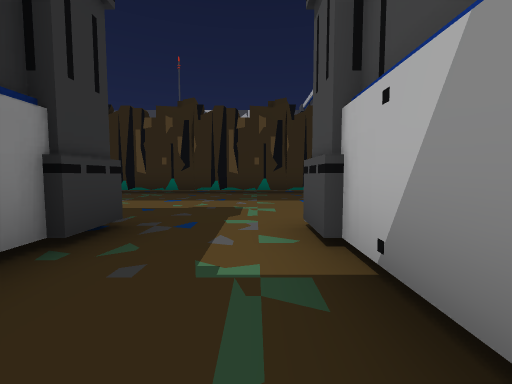
View 1 (above)

17 first-person views from a walk through a 3-D level made in the Godot game engine. The camera is 1.2 m above the floor, tilts 4° down and sees 90° across. The floor is counted in squares, 2 m on a side. Each view is taken from the middle of a square. On the plan, view 1 faces up. The plan holds only what a view shows up to about 9 squares ahead; the rest is blank. The place goes on beyond the plan. Characters and animated objects are not drawn. Door leaves are left out where a doorway can be walked through.

View 2
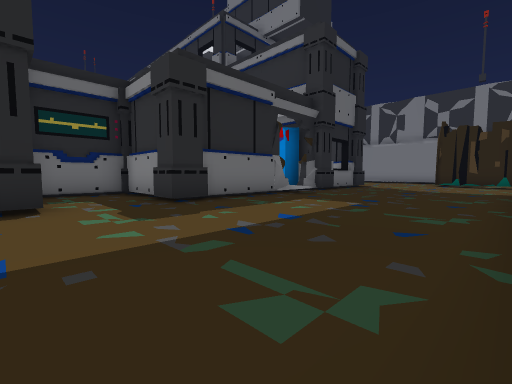

View 3
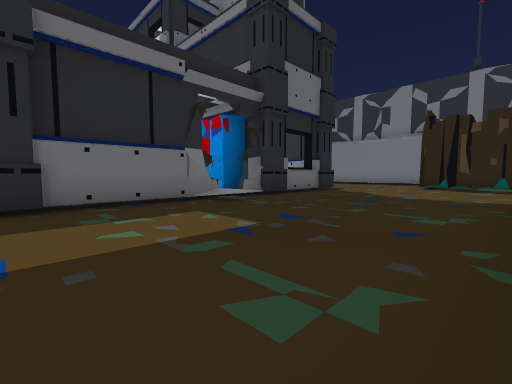

View 4
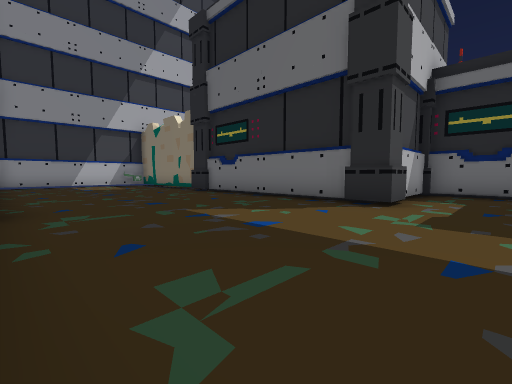

View 5
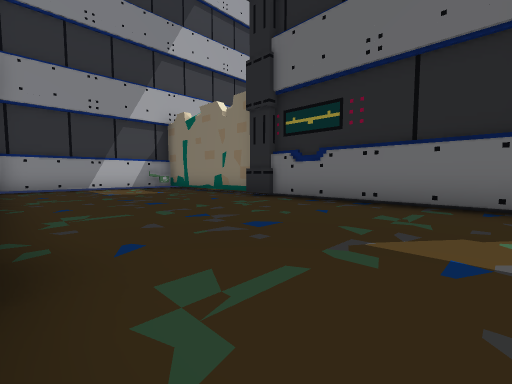

View 6
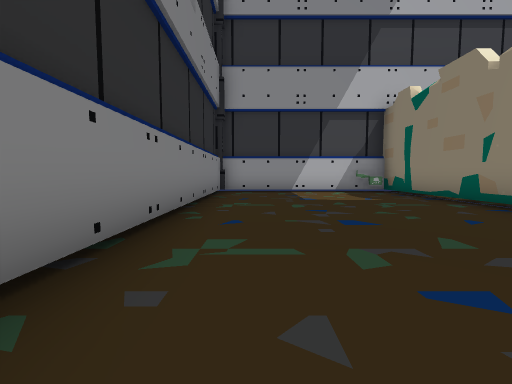

View 7
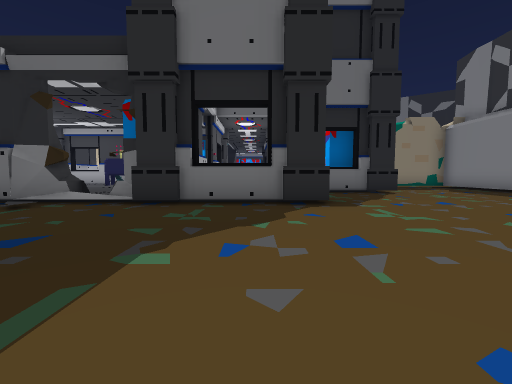

View 8
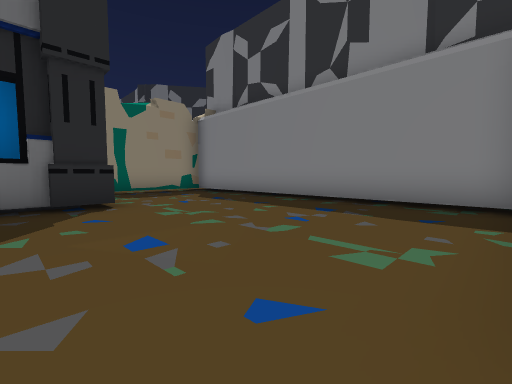

View 9
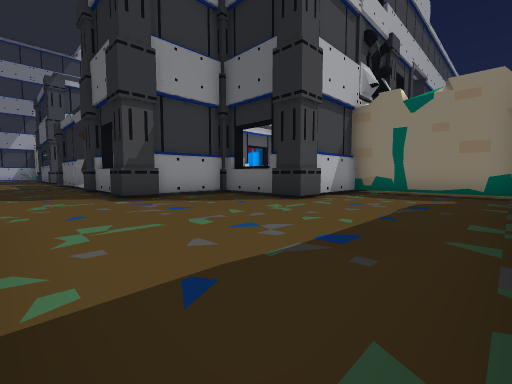

View 10
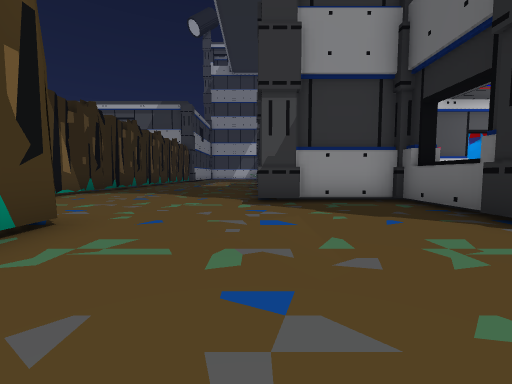

View 11
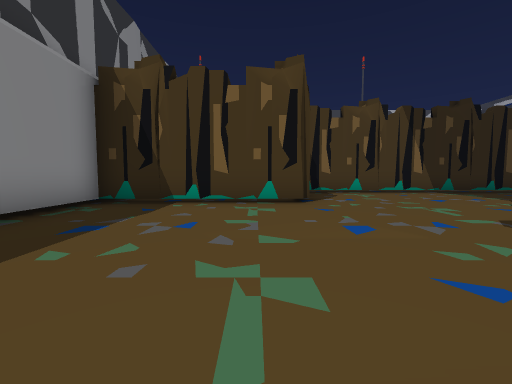

View 12
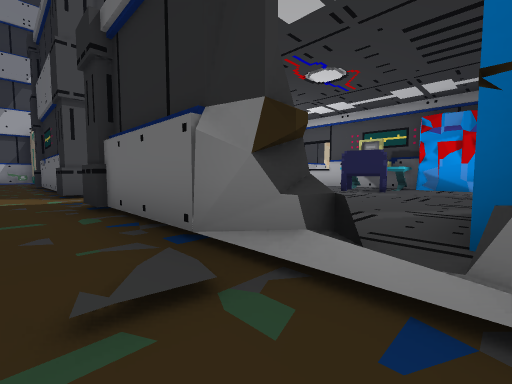

View 13
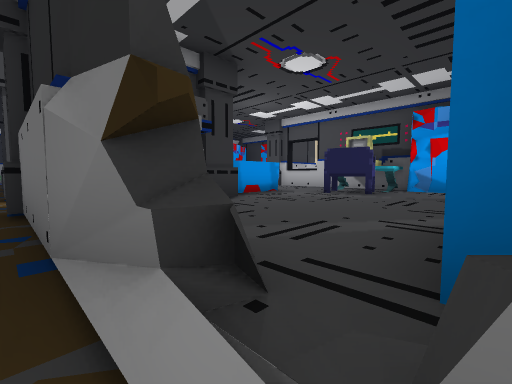

View 14
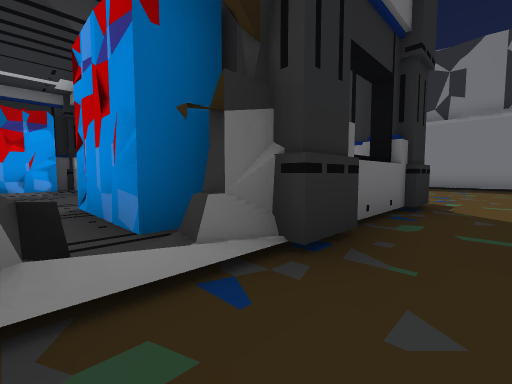

View 15
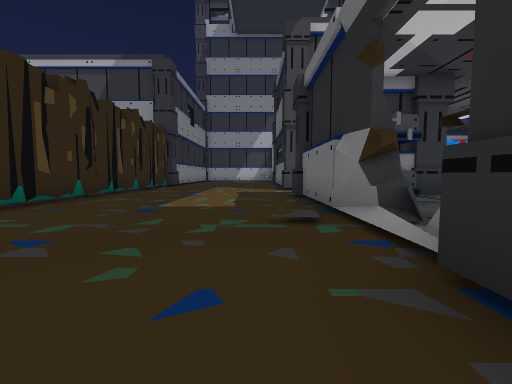

View 16
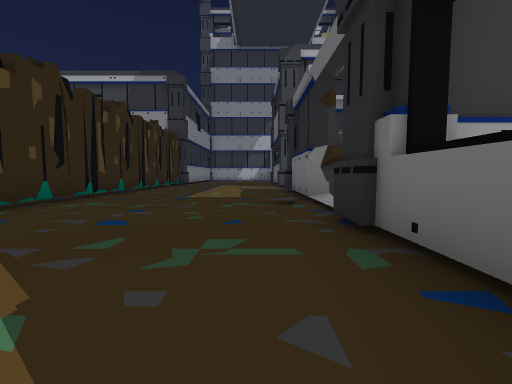

View 17
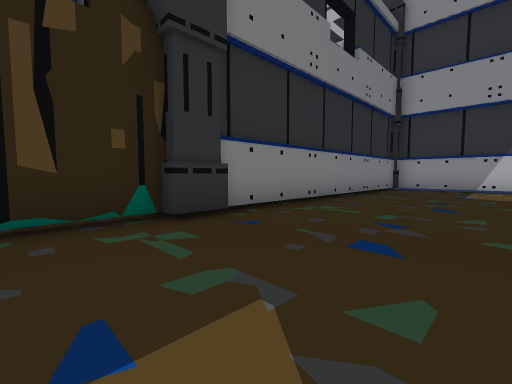

### Floor plan
Ten units are one square. View 1 is at (0, 0); x grows to the right and y downward. Boxes are objects, and circles mark ways between rooms. Rooms are numbered by the first view taken in them; rooms with no view inside come last. Other rooms are left out.
<svg viewBox="-188 -88 320 127">
<path fill="none" stroke="#000" d="M-15 2 5 2M-56 -28 -24 -28M-58 -23 -56 -26 -50 -28M-17 -21 -17 -5M-76 -26 -71 -25M-78 -18 -68 -18M14 -28 65 -28M7 -6 7 -21M-105 -28 -84 -28M-113 -5 -113 -21M36 -83 -132 -83M-138 -53 -183 -53 -183 25M-136 2 -115 2M-139 -80 -139 -70M76 -28 127 -28 127 -83 44 -83M-180 34 -143 34 -143 10"/>
<rect x="-25" y="-5" width="10" height="10" fill="#bbb"><title>pillar</title></rect>
<rect x="-145" y="-5" width="10" height="10" fill="#bbb"><title>pillar</title></rect>
<rect x="-115" y="-5" width="10" height="10" fill="#bbb"><title>pillar</title></rect>
<rect x="-115" y="-35" width="10" height="10" fill="#bbb"><title>pillar</title></rect>
<rect x="-85" y="-35" width="10" height="10" fill="#bbb"><title>pillar</title></rect>
<rect x="-25" y="-35" width="10" height="10" fill="#bbb"><title>pillar</title></rect>
<rect x="5" y="-35" width="10" height="10" fill="#bbb"><title>pillar</title></rect>
<rect x="65" y="-35" width="10" height="10" fill="#bbb"><title>pillar</title></rect>
<rect x="115" y="-35" width="10" height="10" fill="#bbb"><title>other object</title></rect>
<circle cx="-5" cy="-15" r="3" fill="#2a7"/>
<text x="-10" y="0">1</text>
<text x="-40" y="-40">2</text>
</svg>
Room 1 opens to room 2.

Where each view was taken, in squares from view 1:
view 1: 0 up, 0 right, facing up
view 2: 8 up, 1 right, facing down-left
view 3: 8 up, 2 left, facing down-left
view 4: 8 up, 1 left, facing down-right
view 5: 8 up, 2 right, facing down-right
view 6: 7 up, 4 right, facing right
view 7: 8 up, 10 left, facing down
view 8: 5 up, 13 left, facing down-left
view 9: 5 up, 18 left, facing down-right
view 10: 3 up, 17 left, facing right
view 11: 0 up, 15 left, facing up
view 12: 4 up, 7 left, facing down-right
view 13: 3 up, 7 left, facing down-right
view 14: 4 up, 6 left, facing down-left
view 15: 4 up, 9 left, facing right
view 16: 4 up, 11 left, facing right
view 17: 5 up, 2 right, facing up-right
